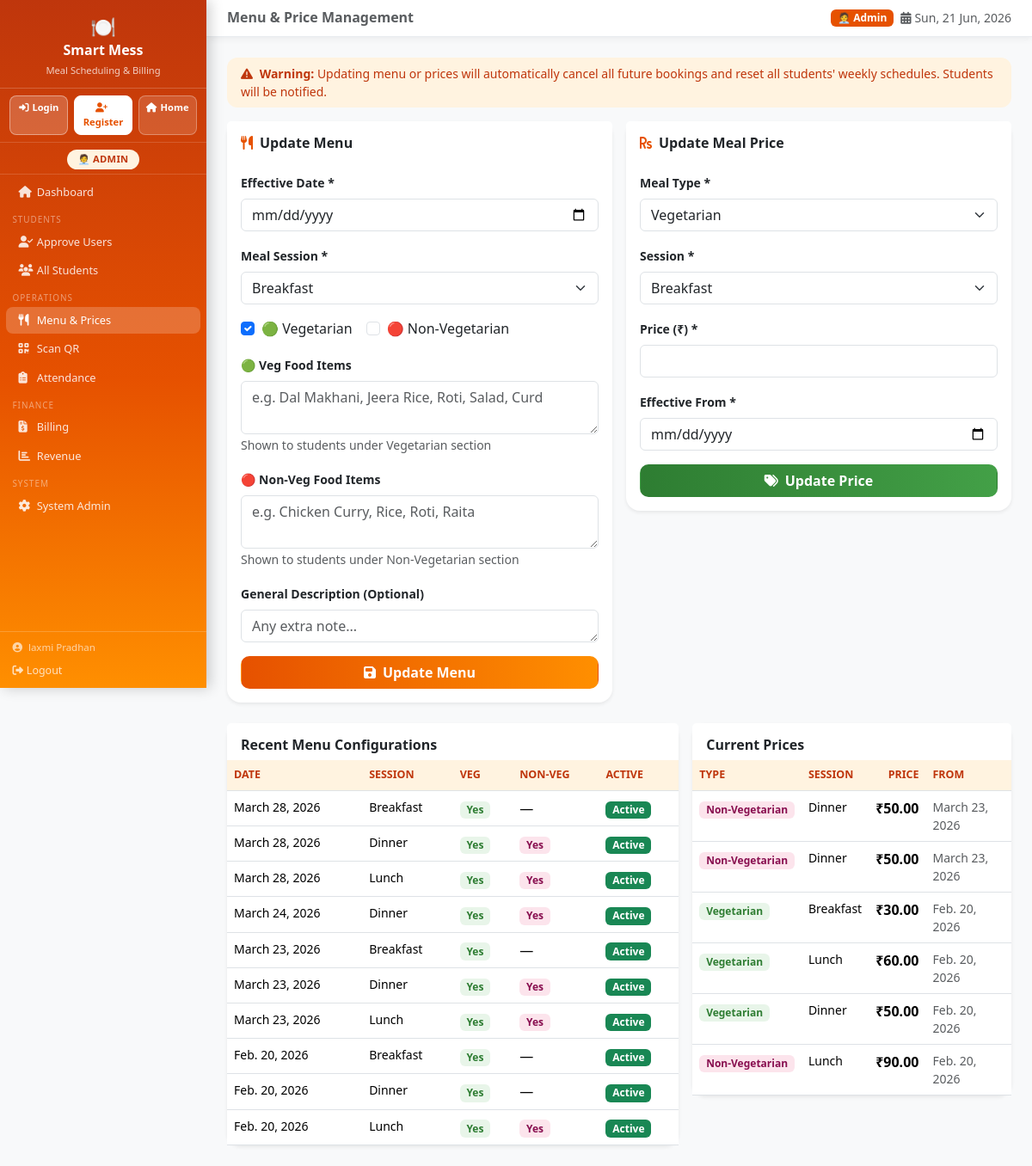
Page /meals/menu/ (signed in) on the committed database.
### accounts/models.py (models this page shows, shortened)
class User(AbstractUser):
    class Role(models.TextChoices):
        STUDENT = 'student', 'Student'
        STAFF   = 'staff',   'Mess Staff'
        ADMIN   = 'admin',   'Admin'
    role  = models.CharField(max_length=10, choices=Role.choices, default=Role.STUDENT)
    phone = models.CharField(max_length=15, blank=True)
    def is_student(self):      return self.role == self.Role.STUDENT
    def is_admin_user(self):   return self.role == self.Role.ADMIN or self.is_staff

### meals/models.py (models this page shows, shortened)
class MenuConfig(models.Model):
    class MealSession(models.TextChoices):
        BREAKFAST = 'breakfast', 'Breakfast'
        LUNCH     = 'lunch',     'Lunch'
        DINNER    = 'dinner',    'Dinner'
    class DayOfWeek(models.IntegerChoices):
        MONDAY    = 0, 'Monday'
        TUESDAY   = 1, 'Tuesday'
        WEDNESDAY = 2, 'Wednesday'
        THURSDAY  = 3, 'Thursday'
        FRIDAY    = 4, 'Friday'
        SATURDAY  = 5, 'Saturday'
        SUNDAY    = 6, 'Sunday'
        ALL_DAYS  = 7, 'All Days (Default)'
    effective_date = models.DateField(help_text="Date from which this menu applies")
    day_of_week    = models.IntegerField(
        choices=DayOfWeek.choices,
        default=7,
        help_text="Set a specific day or 'All Days' as default"
    )
    meal_session   = models.CharField(max_length=10, choices=MealSession.choices, default=MealSession.LUNCH)
    has_veg        = models.BooleanField(default=True)
    has_nonveg     = models.BooleanField(default=False)
    description        = models.TextField(blank=True, help_text="General description (optional)")
    veg_items          = models.TextField(blank=True, help_text="Veg food items e.g: Dal, Rice, Roti, Sabzi")
    nonveg_items       = models.TextField(blank=True, help_text="Non-Veg food items e.g: Chicken Curry, Rice, Roti")
    is_active      = models.BooleanField(default=True)
    created_by     = models.ForeignKey(
        settings.AUTH_USER_MODEL, on_delete=models.SET_NULL,
        null=True, related_name='menu_configs'
    )
    created_at     = models.DateTimeField(auto_now_add=True)
    class Meta:
        verbose_name = 'Menu Configuration'
        unique_together = ('effective_date', 'meal_session', 'day_of_week')
        ordering = ['-effective_date', 'meal_session']

class MealPrice(models.Model):
    meal_type      = models.CharField(max_length=10, choices=MealType.choices)
    meal_session   = models.CharField(
        max_length=10,
        choices=MenuConfig.MealSession.choices,
        default=MenuConfig.MealSession.LUNCH,
    )
    price          = models.DecimalField(max_digits=8, decimal_places=2)
    effective_from = models.DateField(default=timezone.localdate)
    created_by     = models.ForeignKey(
        settings.AUTH_USER_MODEL, on_delete=models.SET_NULL,
        null=True, related_name='price_changes'
    )
    created_at     = models.DateTimeField(auto_now_add=True)
    class Meta:
        ordering = ['-effective_from']
        verbose_name = 'Meal Price'

### meals/views.py (the view, shortened to what this page needs)
# urls.py: path('menu/',           views.menu_management_view, name='menu_management'),
@login_required
def menu_management_view(request):
    if not request.user.is_admin_user():
        return redirect('dashboard')
    from .models import MenuConfig, MealPrice
    menus  = MenuConfig.objects.all()[:30]
    prices = MealPrice.objects.all()[:20]
    from .forms import MenuConfigForm, MealPriceForm
    ctx = {
        'menus':      menus,
        'prices':     prices,
        'menu_form':  MenuConfigForm(),
        'price_form': MealPriceForm(),
    }
    return render(request, 'meals/menu_management.html', ctx)

### templates/meals/menu_management.html (shortened to what this page needs)
{% extends 'base.html' %}
{% block page_title %}Menu & Price Management{% endblock %}
{% block content %}
<div class="alert border-0 small py-2 mb-3" style="background:#fff3e0; color:#bf360c; border-radius:12px;">
  <i class="fas fa-exclamation-triangle me-1"></i>
  <strong>Warning:</strong> Updating menu or prices will automatically cancel all future bookings and reset all students' weekly schedules. Students will be notified.
</div>
<div class="row g-3 mb-4">
  <div class="col-lg-6">
    <div class="card border-0 shadow-sm" style="border-radius:16px;">
      <div class="card-header border-0 bg-white pt-3">
        <h6 class="fw-bold mb-0"><i class="fas fa-utensils me-2" style="color:#e65100;"></i>Update Menu</h6>
      </div>
      <div class="card-body">
        <form method="post">
          <div class="mb-3">
            <label class="form-label small fw-semibold">Effective Date *</label>
            <input type="date" name="effective_date" class="form-control" required>
          </div>
          <div class="mb-3">
            <label class="form-label small fw-semibold">Meal Session *</label>
            <select name="meal_session" class="form-select">
              <option value="breakfast">Breakfast</option>
            </select>
          </div>
          <div class="mb-3 d-flex gap-3">
            <div class="form-check">
              <input type="checkbox" name="has_veg" id="has_veg" class="form-check-input" checked>
              <label class="form-check-label" for="has_veg">🟢 Vegetarian</label>
            </div>
            <div class="form-check">
              <input type="checkbox" name="has_nonveg" id="has_nonveg" class="form-check-input">
              <label class="form-check-label" for="has_nonveg">🔴 Non-Vegetarian</label>
            </div>
          </div>
          <div class="mb-3">
            <label class="form-label small fw-semibold">🟢 Veg Food Items</label>
            <textarea name="veg_items" class="form-control" rows="2"
              placeholder="e.g. Dal Makhani, Jeera Rice, Roti, Salad, Curd"></textarea>
            <small class="text-muted">Shown to students under Vegetarian section</small>
          </div>
          <div class="mb-3">
            <label class="form-label small fw-semibold">🔴 Non-Veg Food Items</label>
            <textarea name="nonveg_items" class="form-control" rows="2"
              placeholder="e.g. Chicken Curry, Rice, Roti, Raita"></textarea>
            <small class="text-muted">Shown to students under Non-Vegetarian section</small>
          </div>
          <div class="mb-3">
            <label class="form-label small fw-semibold">General Description (Optional)</label>
            <textarea name="description" class="form-control" rows="1" placeholder="Any extra note..."></textarea>
          </div>
          <button type="submit" class="btn fw-bold w-100"
                  style="background:linear-gradient(90deg,#e65100,#ff8f00); color:#fff; border-radius:10px;"
                  onclick="return confirm('This will cancel all future bookings and notify students. Continue?')">
            <i class="fas fa-save me-2"></i>Update Menu
          </button>
        </form>
      </div>
    </div>
  </div>
  <div class="col-lg-6">
    <div class="card border-0 shadow-sm" style="border-radius:16px;">
      <div class="card-header border-0 bg-white pt-3">
        <h6 class="fw-bold mb-0"><i class="fas fa-rupee-sign me-2" style="color:#e65100;"></i>Update Meal Price</h6>
      </div>
      <div class="card-body">
        <form method="post">
          <div class="mb-3">
            <label class="form-label small fw-semibold">Meal Type *</label>
            <select name="meal_type" class="form-select">
              <option value="veg">Vegetarian</option>
            </select>
          </div>
          <div class="mb-3">
            <label class="form-label small fw-semibold">Session *</label>
            <select name="meal_session" class="form-select">
              <option value="breakfast">Breakfast</option>
            </select>
          </div>
          <div class="mb-3">
            <label class="form-label small fw-semibold">Price (₹) *</label>
            <input type="number" name="price" class="form-control" min="0" step="0.50" required>
          </div>
          <div class="mb-3">
            <label class="form-label small fw-semibold">Effective From *</label>
            <input type="date" name="effective_from" class="form-control" required>
          </div>
          <button type="submit" class="btn fw-bold w-100"
                  style="background:linear-gradient(90deg,#2e7d32,#43a047); color:#fff; border-radius:10px;"
                  onclick="return confirm('This will cancel all future bookings and notify students. Continue?')">
            <i class="fas fa-tags me-2"></i>Update Price
          </button>
        </form>
      </div>
    </div>
  </div>
</div>
<div class="row g-3">
  <div class="col-lg-7">
    <div class="card border-0 shadow-sm" style="border-radius:16px;">
      <div class="card-header border-0 bg-white pt-3">
        <h6 class="fw-bold mb-0">Recent Menu Configurations</h6>
      </div>
      <div class="card-body p-0">
        <div class="table-responsive">
          <table class="table mess-table mb-0">
            <thead><tr><th>Date</th><th>Session</th><th>Veg</th><th>Non-Veg</th><th>Active</th></tr></thead>
            <tbody>
              {% for m in menus %}
              <tr>
                <td class="small">{{ m.effective_date }}</td>
                <td class="small text-capitalize">{{ m.get_meal_session_display }}</td>
                <td>{% if m.has_veg %}<span class="badge badge-veg">Yes</span>{% else %}—{% endif %}</td>
                <td>{% if m.has_nonveg %}<span class="badge badge-nonveg">Yes</span>{% else %}—{% endif %}</td>
                <td>{% if m.is_active %}<span class="badge bg-success">Active</span>{% else %}<span class="badge bg-secondary">Off</span>{% endif %}</td>
              </tr>
              {% endfor %}
            </tbody>
          </table>
        </div>
      </div>
    </div>
  </div>
  <div class="col-lg-5">
    <div class="card border-0 shadow-sm" style="border-radius:16px;">
      <div class="card-header border-0 bg-white pt-3">
        <h6 class="fw-bold mb-0">Current Prices</h6>
      </div>
      <div class="card-body p-0">
        <div class="table-responsive">
          <table class="table mess-table mb-0">
            <thead><tr><th>Type</th><th>Session</th><th class="text-end">Price</th><th>From</th></tr></thead>
            <tbody>
              {% for p in prices %}
              <tr>
                <td>
                  <span class="badge {% if p.meal_type == 'veg' %}badge-veg{% else %}badge-nonveg{% endif %}">
                    {{ p.get_meal_type_display }}
                  </span>
                </td>
                <td class="small text-capitalize">{{ p.get_meal_session_display }}</td>
                <td class="text-end fw-semibold">₹{{ p.price }}</td>
                <td class="small text-muted">{{ p.effective_from }}</td>
              </tr>
              {% endfor %}
            </tbody>
          </table>
        </div>
      </div>
    </div>
  </div>
</div>
{% endblock %}

### templates/base.html (shortened to what this page needs)
<!DOCTYPE html>
<html lang="en">
<head>
  <link href="https://cdn.jsdelivr.net/npm/bootstrap@5.3.2/dist/css/bootstrap.min.css" rel="stylesheet">
  <link href="https://cdnjs.cloudflare.com/ajax/libs/font-awesome/6.5.0/css/all.min.css" rel="stylesheet">
</head>
<body>
{% if user.is_authenticated %}
<nav class="sidebar" id="sidebar">
  <div class="sidebar-brand">
    <div style="font-size:1.5rem;">🍽️</div>
    <h5>Smart Mess</h5>
    <small>Meal Scheduling & Billing</small>
  </div>
  <div class="sidebar-auth">
    <a href="{% url 'login_choice' %}" class="sa-login"><i class="fas fa-sign-in-alt me-1"></i>Login</a>
    <a href="{% url 'register' %}"     class="sa-register"><i class="fas fa-user-plus me-1"></i>Register</a>
    <a href="{% url 'home' %}"         class="sa-home"><i class="fas fa-home me-1"></i>Home</a>
  </div>
  <div class="role-badge-bar">
    <span class="rb-{{ user.role }}">
      {% if user.role == 'student' %}🎓 Student
      {% elif user.role == 'staff' %}🧑‍🍳 Mess Staff
      {% else %}🧑‍💼 Admin{% endif %}
    </span>
  </div>
  <ul class="nav flex-column mt-1">
    <li class="nav-item">
      <a href="{% url 'dashboard' %}" class="nav-link {% if request.resolver_match.url_name == 'dashboard' %}active{% endif %}">
        <i class="fas fa-home"></i> Dashboard
      </a>
    </li>
    {% with role=user.role %}
    {% if role == "admin" %}
      <div class="sidebar-section">Students</div>
      <li class="nav-item"><a href="{% url 'approve_students' %}" class="nav-link {% if request.resolver_match.url_name == 'approve_students' %}active{% endif %}"><i class="fas fa-user-check"></i> Approve Users</a></li>
      <li class="nav-item"><a href="{% url 'student_list' %}" class="nav-link {% if request.resolver_match.url_name == 'student_list' %}active{% endif %}"><i class="fas fa-users"></i> All Students</a></li>
      <div class="sidebar-section">Operations</div>
      <li class="nav-item"><a href="{% url 'menu_management' %}" class="nav-link {% if request.resolver_match.url_name == 'menu_management' %}active{% endif %}"><i class="fas fa-utensils"></i> Menu & Prices</a></li>
      <li class="nav-item"><a href="{% url 'scan_qr' %}" class="nav-link {% if request.resolver_match.url_name == 'scan_qr' %}active{% endif %}"><i class="fas fa-qrcode"></i> Scan QR</a></li>
      <li class="nav-item"><a href="{% url 'attendance_report' %}" class="nav-link {% if request.resolver_match.url_name == 'attendance_report' %}active{% endif %}"><i class="fas fa-clipboard-list"></i> Attendance</a></li>
      <div class="sidebar-section">Finance</div>
      <li class="nav-item"><a href="{% url 'admin_billing' %}" class="nav-link {% if request.resolver_match.url_name == 'admin_billing' %}active{% endif %}"><i class="fas fa-file-invoice-dollar"></i> Billing</a></li>
      <li class="nav-item"><a href="{% url 'revenue_dashboard' %}" class="nav-link {% if request.resolver_match.url_name == 'revenue_dashboard' %}active{% endif %}"><i class="fas fa-chart-bar"></i> Revenue</a></li>
      <div class="sidebar-section">System</div>
      <li class="nav-item"><a href="/admin/" class="nav-link"><i class="fas fa-cog"></i> System Admin</a></li>
    {% endif %}
    {% endwith %}
  </ul>
  <div class="sidebar-footer">
    <div style="color:rgba(255,255,255,.65);font-size:.72rem;margin-bottom:.3rem;">
      <i class="fas fa-user-circle me-1"></i>
      {{ user.get_full_name|default:user.username }}
    </div>
    <a href="{% url 'logout' %}" style="color:rgba(255,255,255,.75);font-size:.78rem;text-decoration:none;">
      <i class="fas fa-sign-out-alt me-1"></i>Logout
    </a>
  </div>
</nav>
<div class="main-content">
  <div class="topbar">
    <div class="d-flex align-items-center gap-3">
      <h6 class="mb-0 text-muted fw-semibold">{% block page_title %}Dashboard{% endblock %}</h6>
    </div>
    <div class="d-flex align-items-center gap-2">
      {% if user.role == 'admin' %}
        <span class="badge" style="background:#e65100;color:#fff;">🧑‍💼 Admin</span>
      {% endif %}
      <span class="text-muted small"><i class="fas fa-calendar-alt me-1"></i><span id="live-date"></span></span>
    </div>
  </div>
  <div class="page-content">{% block content %}{% endblock %}</div>
</div>
{% else %}
  {% block auth_content %}{% endblock %}
{% endif %}
</body>
</html>

### rows in the picture
User: get_full_name "laxmi Pradhan"
MenuConfig: effective_date "March 28, 2026", meal_session "Breakfast", has_veg "Yes", is_active "Active"
MenuConfig: effective_date "March 28, 2026", meal_session "Dinner", has_veg "Yes", has_nonveg "Yes", is_active "Active"
MenuConfig: effective_date "March 28, 2026", meal_session "Lunch", has_veg "Yes", has_nonveg "Yes", is_active "Active"
MenuConfig: effective_date "March 24, 2026", meal_session "Dinner", has_veg "Yes", has_nonveg "Yes", is_active "Active"
MenuConfig: effective_date "March 23, 2026", meal_session "Breakfast", has_veg "Yes", is_active "Active"
MenuConfig: effective_date "March 23, 2026", meal_session "Dinner", has_veg "Yes", has_nonveg "Yes", is_active "Active"
MenuConfig: effective_date "March 23, 2026", meal_session "Lunch", has_veg "Yes", has_nonveg "Yes", is_active "Active"
MenuConfig: effective_date "Feb. 20, 2026", meal_session "Breakfast", has_veg "Yes", is_active "Active"
MenuConfig: effective_date "Feb. 20, 2026", meal_session "Dinner", has_veg "Yes", is_active "Active"
MenuConfig: effective_date "Feb. 20, 2026", meal_session "Lunch", has_veg "Yes", has_nonveg "Yes", is_active "Active"
MealPrice: meal_type "Non-Vegetarian", meal_session "Dinner", price "50.00", effective_from "March 23, 2026"
MealPrice: meal_type "Non-Vegetarian", meal_session "Dinner", price "50.00", effective_from "March 23, 2026"
MealPrice: meal_type "Vegetarian", meal_session "Breakfast", price "30.00", effective_from "Feb. 20, 2026"
MealPrice: meal_type "Vegetarian", meal_session "Lunch", price "60.00", effective_from "Feb. 20, 2026"
MealPrice: meal_type "Vegetarian", meal_session "Dinner", price "50.00", effective_from "Feb. 20, 2026"
MealPrice: meal_type "Non-Vegetarian", meal_session "Lunch", price "90.00", effective_from "Feb. 20, 2026"
